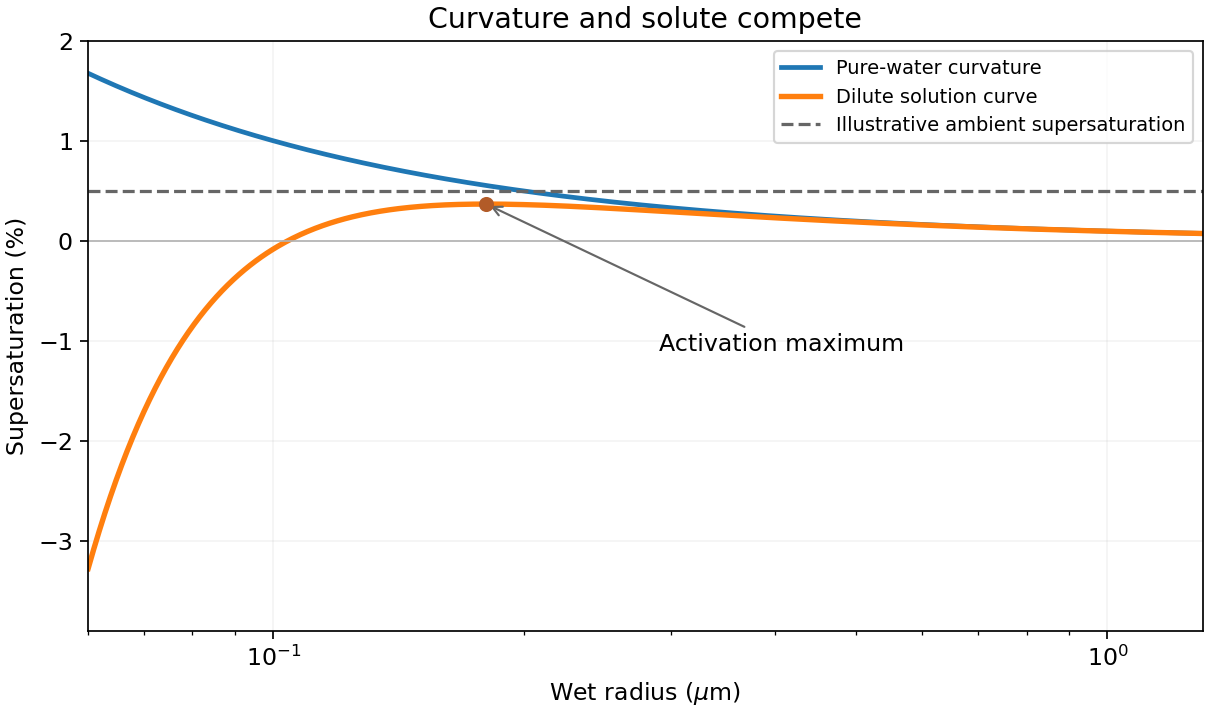

This figure's Python source:
"""Original teaching plot. Python3.14,NumPy2.3.5,Matplotlib3.10.7. PNG basename written to cwd."""
import matplotlib
matplotlib.use("Agg")
import matplotlib.pyplot as plt
import numpy as np
from pathlib import Path
plt.rcParams.update({"font.size":11,"figure.facecolor":"white","axes.facecolor":"white","savefig.facecolor":"white"})

r=np.geomspace(.06,1.3,600);A=.001;B=1.08e-5;rc=np.sqrt(3*B/A);Sc=np.exp(2*A/(3*rc))
kelvin=np.expm1(A/r)*100;solution=np.expm1(A/r-B/r**3)*100
fig,ax=plt.subplots(figsize=(7.8,4.6),layout='constrained')
ax.semilogx(r,kelvin,lw=2.2,label='Pure-water curvature');ax.semilogx(r,solution,lw=2.5,label='Dilute solution curve')
ax.axhline(.5,ls='--',color='.4',label='Illustrative ambient supersaturation');ax.scatter([rc],[(Sc-1)*100],color='#b25b28',zorder=4)
ax.annotate('Activation maximum',(rc,(Sc-1)*100),(.29,-1.1),arrowprops={'arrowstyle':'->','color':'.4'})
ax.axhline(0,color='.7',lw=.8);ax.set(xlim=(.06,1.3),ylim=(-3.9,2.0),xlabel=r'Wet radius ($\mu$m)',ylabel='Supersaturation (%)',title='Curvature and solute compete');ax.legend(loc='upper right',fontsize=9);ax.grid(alpha=.14)
fig.savefig(Path(__file__).stem+'.png',dpi=155,facecolor='white');plt.close(fig)
